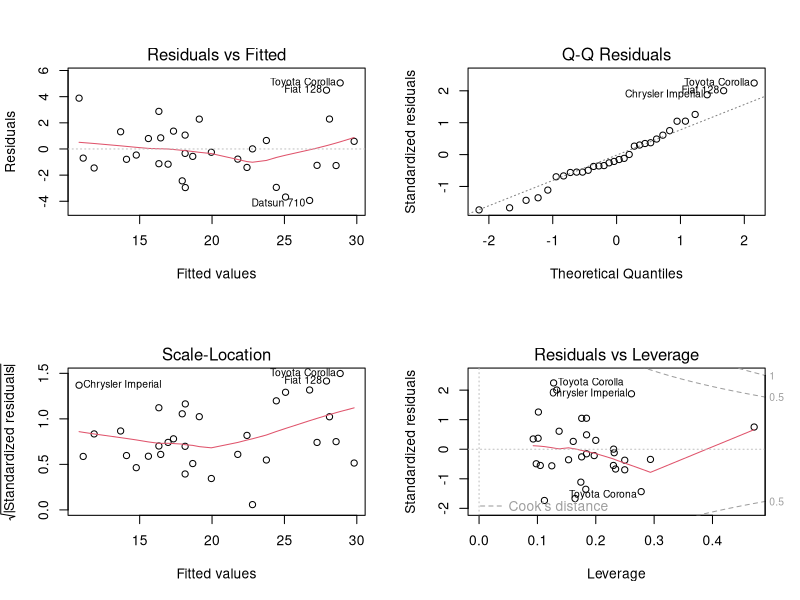
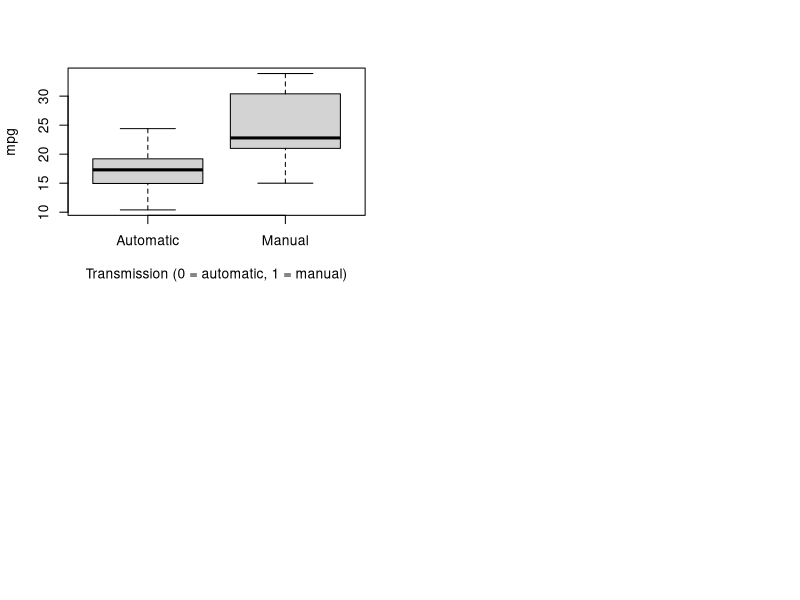
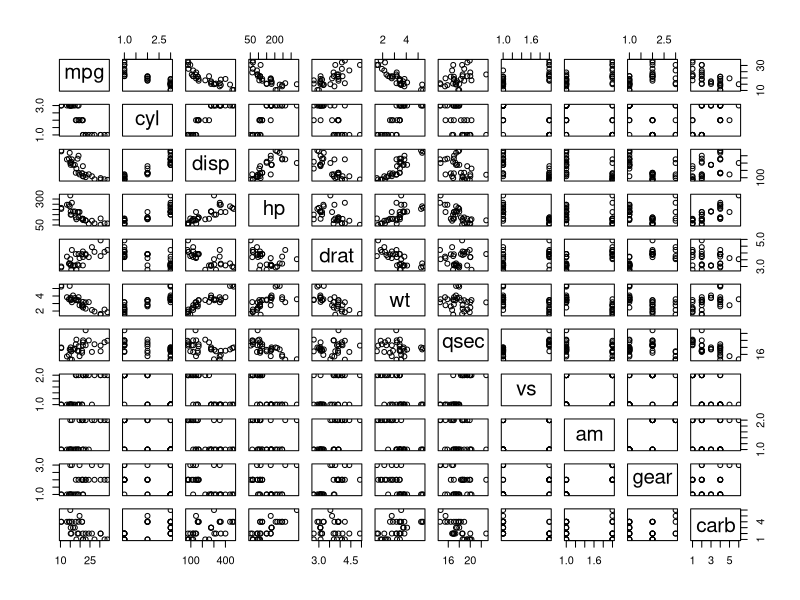

These figures' R source, in order:
## ---- chunk 1
setwd("~/Desktop/Regression Models Assignment")
library(knitr)
## ---- chunk 2
data(mtcars)
mtcars$cyl <- factor(mtcars$cyl)
mtcars$vs <- factor(mtcars$vs)
mtcars$gear <- factor(mtcars$gear)
mtcars$carb <- factor(mtcars$carb)
mtcars$am <- factor(mtcars$am,labels=c('Automatic','Manual'))
str(mtcars)
## ---- chunk 3
init_model <- lm(mpg ~ ., data = mtcars)
best_model <- step(init_model, direction = "both")
## ---- chunk 4
summary(best_model)
## ---- chunk 5
base_model <- lm(mpg ~ am, data = mtcars)
anova(base_model, best_model)
## ---- chunk 6
par(mfrow = c(2, 2))
plot(best_model)
## ---- chunk 7
leverage <- hatvalues(best_model)
tail(sort(leverage),3)
## ---- chunk 8
influential <- dfbetas(best_model)
tail(sort(influential[,6]),3)
## ---- chunk 9
t.test(mpg ~ am, data = mtcars)
## ---- chunk 10
boxplot(mpg ~ am, data = mtcars, xlab = "Transmission (0 = automatic, 1 = manual)")
## ---- chunk 11
pairs(mtcars)
